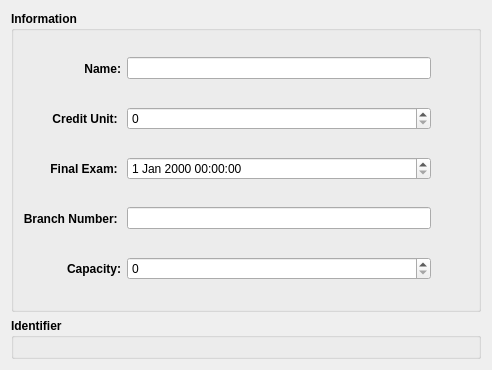
<?xml version="1.0" encoding="UTF-8"?>
<ui version="4.0">
 <class>LessonEdit</class>
 <widget class="QWidget" name="LessonEdit">
  <property name="geometry">
   <rect>
    <x>0</x>
    <y>0</y>
    <width>492</width>
    <height>370</height>
   </rect>
  </property>
  <property name="windowTitle">
   <string>Form</string>
  </property>
  <layout class="QVBoxLayout" name="verticalLayout_2">
   <item>
    <widget class="QGroupBox" name="informationGroup">
     <property name="sizePolicy">
      <sizepolicy hsizetype="MinimumExpanding" vsizetype="MinimumExpanding">
       <horstretch>0</horstretch>
       <verstretch>0</verstretch>
      </sizepolicy>
     </property>
     <property name="font">
      <font>
       <bold>true</bold>
      </font>
     </property>
     <property name="title">
      <string>Information</string>
     </property>
     <layout class="QGridLayout" name="gridLayout">
      <item row="3" column="1">
       <widget class="QLineEdit" name="branchNumberEdit">
        <property name="font">
         <font>
          <bold>false</bold>
         </font>
        </property>
        <property name="clearButtonEnabled">
         <bool>true</bool>
        </property>
       </widget>
      </item>
      <item row="1" column="1">
       <widget class="QSpinBox" name="creditUnitEdit">
        <property name="font">
         <font>
          <bold>false</bold>
         </font>
        </property>
       </widget>
      </item>
      <item row="0" column="0">
       <widget class="QLabel" name="nameLabel">
        <property name="font">
         <font>
          <bold>true</bold>
         </font>
        </property>
        <property name="text">
         <string>Name:</string>
        </property>
        <property name="alignment">
         <set>Qt::AlignmentFlag::AlignRight|Qt::AlignmentFlag::AlignTrailing|Qt::AlignmentFlag::AlignVCenter</set>
        </property>
        <property name="buddy">
         <cstring>nameEdit</cstring>
        </property>
       </widget>
      </item>
      <item row="4" column="1">
       <widget class="QSpinBox" name="capacityEdit">
        <property name="font">
         <font>
          <bold>false</bold>
         </font>
        </property>
       </widget>
      </item>
      <item row="3" column="0">
       <widget class="QLabel" name="branchNumberLabel">
        <property name="font">
         <font>
          <bold>true</bold>
         </font>
        </property>
        <property name="text">
         <string>Branch Number: </string>
        </property>
        <property name="alignment">
         <set>Qt::AlignmentFlag::AlignRight|Qt::AlignmentFlag::AlignTrailing|Qt::AlignmentFlag::AlignVCenter</set>
        </property>
        <property name="buddy">
         <cstring>branchNumberEdit</cstring>
        </property>
       </widget>
      </item>
      <item row="2" column="1">
       <widget class="QDateTimeEdit" name="finalExamEdit">
        <property name="font">
         <font>
          <bold>false</bold>
         </font>
        </property>
       </widget>
      </item>
      <item row="2" column="0">
       <widget class="QLabel" name="finalExamLabel">
        <property name="font">
         <font>
          <bold>true</bold>
         </font>
        </property>
        <property name="text">
         <string>Final Exam: </string>
        </property>
        <property name="alignment">
         <set>Qt::AlignmentFlag::AlignRight|Qt::AlignmentFlag::AlignTrailing|Qt::AlignmentFlag::AlignVCenter</set>
        </property>
        <property name="buddy">
         <cstring>finalExamEdit</cstring>
        </property>
       </widget>
      </item>
      <item row="0" column="1">
       <widget class="QLineEdit" name="nameEdit">
        <property name="font">
         <font>
          <bold>false</bold>
         </font>
        </property>
        <property name="clearButtonEnabled">
         <bool>true</bool>
        </property>
       </widget>
      </item>
      <item row="1" column="0">
       <widget class="QLabel" name="creditUnitLabel">
        <property name="font">
         <font>
          <bold>true</bold>
         </font>
        </property>
        <property name="text">
         <string>Credit Unit: </string>
        </property>
        <property name="alignment">
         <set>Qt::AlignmentFlag::AlignRight|Qt::AlignmentFlag::AlignTrailing|Qt::AlignmentFlag::AlignVCenter</set>
        </property>
        <property name="buddy">
         <cstring>creditUnitEdit</cstring>
        </property>
       </widget>
      </item>
      <item row="4" column="0">
       <widget class="QLabel" name="capacityLabel">
        <property name="font">
         <font>
          <bold>true</bold>
         </font>
        </property>
        <property name="text">
         <string>Capacity:</string>
        </property>
        <property name="alignment">
         <set>Qt::AlignmentFlag::AlignRight|Qt::AlignmentFlag::AlignTrailing|Qt::AlignmentFlag::AlignVCenter</set>
        </property>
        <property name="buddy">
         <cstring>capacityEdit</cstring>
        </property>
       </widget>
      </item>
      <item row="0" column="2">
       <widget class="QToolButton" name="resetNameButton">
        <property name="text">
         <string/>
        </property>
        <property name="icon">
         <iconset resource="../../resources/main.qrc">
          <normaloff>:/root/dialogs/reset.ico</normaloff>:/root/dialogs/reset.ico</iconset>
        </property>
        <property name="iconSize">
         <size>
          <width>24</width>
          <height>24</height>
         </size>
        </property>
        <property name="autoRaise">
         <bool>true</bool>
        </property>
       </widget>
      </item>
      <item row="1" column="2">
       <widget class="QToolButton" name="resetCreditUnitButton">
        <property name="text">
         <string/>
        </property>
        <property name="icon">
         <iconset resource="../../resources/main.qrc">
          <normaloff>:/root/dialogs/reset.ico</normaloff>:/root/dialogs/reset.ico</iconset>
        </property>
        <property name="iconSize">
         <size>
          <width>24</width>
          <height>24</height>
         </size>
        </property>
        <property name="autoRaise">
         <bool>true</bool>
        </property>
       </widget>
      </item>
      <item row="2" column="2">
       <widget class="QToolButton" name="resetFinalExamButton">
        <property name="text">
         <string/>
        </property>
        <property name="icon">
         <iconset resource="../../resources/main.qrc">
          <normaloff>:/root/dialogs/reset.ico</normaloff>:/root/dialogs/reset.ico</iconset>
        </property>
        <property name="iconSize">
         <size>
          <width>24</width>
          <height>24</height>
         </size>
        </property>
        <property name="autoRaise">
         <bool>true</bool>
        </property>
       </widget>
      </item>
      <item row="3" column="2">
       <widget class="QToolButton" name="resetBranchNumberButton">
        <property name="text">
         <string/>
        </property>
        <property name="icon">
         <iconset resource="../../resources/main.qrc">
          <normaloff>:/root/dialogs/reset.ico</normaloff>:/root/dialogs/reset.ico</iconset>
        </property>
        <property name="iconSize">
         <size>
          <width>24</width>
          <height>24</height>
         </size>
        </property>
        <property name="autoRaise">
         <bool>true</bool>
        </property>
       </widget>
      </item>
      <item row="4" column="2">
       <widget class="QToolButton" name="resetCapacityButton">
        <property name="text">
         <string/>
        </property>
        <property name="icon">
         <iconset resource="../../resources/main.qrc">
          <normaloff>:/root/dialogs/reset.ico</normaloff>:/root/dialogs/reset.ico</iconset>
        </property>
        <property name="iconSize">
         <size>
          <width>24</width>
          <height>24</height>
         </size>
        </property>
        <property name="autoRaise">
         <bool>true</bool>
        </property>
       </widget>
      </item>
     </layout>
    </widget>
   </item>
   <item>
    <widget class="QGroupBox" name="identifierGroup">
     <property name="font">
      <font>
       <bold>true</bold>
      </font>
     </property>
     <property name="title">
      <string>Identifier</string>
     </property>
     <layout class="QVBoxLayout" name="verticalLayout">
      <item>
       <widget class="EntityEdit" name="entity" native="true">
        <property name="font">
         <font>
          <bold>false</bold>
         </font>
        </property>
       </widget>
      </item>
     </layout>
    </widget>
   </item>
  </layout>
 </widget>
 <customwidgets>
  <customwidget>
   <class>EntityEdit</class>
   <extends>QWidget</extends>
   <header location="global">include/widgets/entityedit.h</header>
   <container>1</container>
   <slots>
    <slot>identifierChanged(qint64)</slot>
   </slots>
  </customwidget>
 </customwidgets>
 <tabstops>
  <tabstop>nameEdit</tabstop>
  <tabstop>creditUnitEdit</tabstop>
  <tabstop>finalExamEdit</tabstop>
  <tabstop>branchNumberEdit</tabstop>
  <tabstop>capacityEdit</tabstop>
  <tabstop>resetNameButton</tabstop>
  <tabstop>resetCreditUnitButton</tabstop>
  <tabstop>resetFinalExamButton</tabstop>
  <tabstop>resetBranchNumberButton</tabstop>
  <tabstop>resetCapacityButton</tabstop>
 </tabstops>
 <resources>
  <include location="../../resources/main.qrc"/>
 </resources>
 <connections>
  <connection>
   <sender>resetNameButton</sender>
   <signal>clicked()</signal>
   <receiver>LessonEdit</receiver>
   <slot>resetName()</slot>
   <hints>
    <hint type="sourcelabel">
     <x>448</x>
     <y>65</y>
    </hint>
    <hint type="destinationlabel">
     <x>485</x>
     <y>11</y>
    </hint>
   </hints>
  </connection>
  <connection>
   <sender>resetCreditUnitButton</sender>
   <signal>clicked()</signal>
   <receiver>LessonEdit</receiver>
   <slot>resetCreditUnit()</slot>
   <hints>
    <hint type="sourcelabel">
     <x>451</x>
     <y>118</y>
    </hint>
    <hint type="destinationlabel">
     <x>488</x>
     <y>120</y>
    </hint>
   </hints>
  </connection>
  <connection>
   <sender>resetFinalExamButton</sender>
   <signal>clicked()</signal>
   <receiver>LessonEdit</receiver>
   <slot>resetFinalExam()</slot>
   <hints>
    <hint type="sourcelabel">
     <x>450</x>
     <y>158</y>
    </hint>
    <hint type="destinationlabel">
     <x>489</x>
     <y>166</y>
    </hint>
   </hints>
  </connection>
  <connection>
   <sender>resetBranchNumberButton</sender>
   <signal>clicked()</signal>
   <receiver>LessonEdit</receiver>
   <slot>resetBranchNumber()</slot>
   <hints>
    <hint type="sourcelabel">
     <x>450</x>
     <y>214</y>
    </hint>
    <hint type="destinationlabel">
     <x>490</x>
     <y>215</y>
    </hint>
   </hints>
  </connection>
  <connection>
   <sender>resetCapacityButton</sender>
   <signal>clicked()</signal>
   <receiver>LessonEdit</receiver>
   <slot>resetCapacity()</slot>
   <hints>
    <hint type="sourcelabel">
     <x>453</x>
     <y>254</y>
    </hint>
    <hint type="destinationlabel">
     <x>486</x>
     <y>305</y>
    </hint>
   </hints>
  </connection>
 </connections>
 <slots>
  <slot>resetName()</slot>
  <slot>resetFinalExam()</slot>
  <slot>resetBranchNumber()</slot>
  <slot>resetCapacity()</slot>
  <slot>resetCreditUnit()</slot>
 </slots>
</ui>
